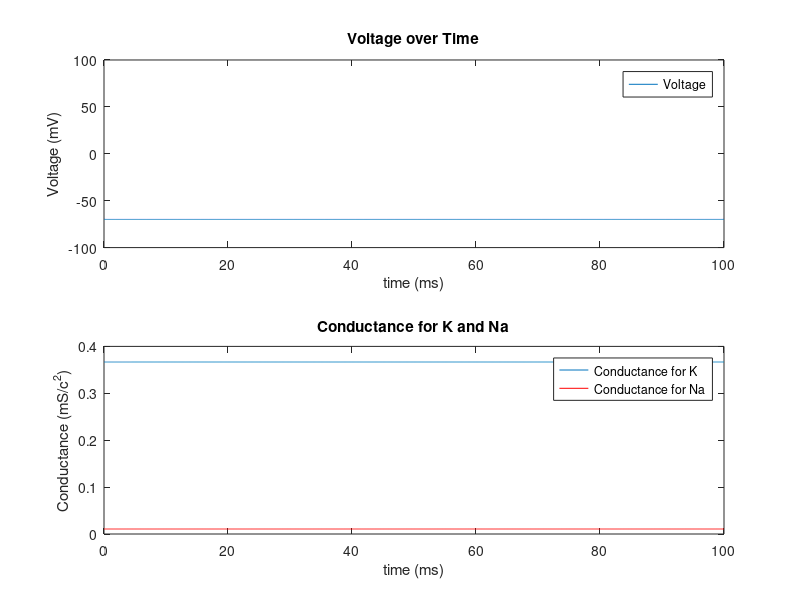

Source code (MATLAB):
%ECE 4784
%Changdae Lee
%Project 
%9/29

clear;
clc;


Tmax = 100; % in ms
dt= 0.01; % Step size
t = 0:dt:Tmax; % Time vector

% current
I(1:numel(t)) = 0; %Input current= 0 

% Constants
gk = 36; % mS/c^2
gna = 120; % mS/c^2
gl = 0.3; % mS/c^2
ek = -12; % mV
ena = 115; % mV
el = 10.6; % mV
c = 1.0; % uF/c^2
V = 0; % V
%Initial variabless
%alpha= prob of gate close, beta= prob of gate open.
alpha_n = 0.01*((10-V)/(exp((10-V)/10)-1)); %prob of gate close for k
beta_n = 0.125*exp(-V/80);%prob of gate open for k
alpha_m = 0.1*((25-V)/(exp((25-V)/10)-1));%prob of gate close fo Na
beta_m = 4*exp(-V/18);%prob of gate open for Na
alpha_h = 0.07*exp(-V/20);%prob of gate close for l
beta_h = 1/(exp((30-V)/10)+1);%prob of gate open for l

%Initial Condition
n(1) = alpha_n/(alpha_n + beta_n);%no
m(1) = alpha_m/(alpha_m + beta_m);%mo
h(1) = alpha_h/(alpha_h + beta_h);%ho
for i = 1:numel(t)-1 %Iterate through the number of elements in time vector
% Variables with loop
alpha_m = 0.1*((25-V(i))/(exp((25-V(i))/10)-1));
beta_m = 4*exp(-V(i)/18);
alpha_n = 0.01*((10-V(i))/(exp((10-V(i))/10)-1));
beta_n = 0.125*exp(-V(i)/80);
alpha_h = 0.07*exp(-V(i)/20);
beta_h = 1/(exp((30-V(i))/10)+1);

%Currents with loop
Ina = (m(i)^3)*gna*h(i)*(V(i) - ena); %current for Na
Ik = (n(i)^4)*gk*(V(i)-ek); % Current for K
Il = gl*(V(i)-el); %Current for leakage
Iion = I(i) - Ik - Ina - Il; % Total ion current

%How the variable change with time
dv = Iion/c; %How voltage change with time
dm = alpha_m*(1-m(i)) - beta_m*m(i); % How Na change with time
dn = alpha_n*(1-n(i)) - beta_n*n(i); % How K change with time
dh = alpha_h*(1-h(i)) - beta_h*h(i); % How leakage change with time
% Euler's Method
V(i+1) = V(i) + dt*dv; %Euler's for Voltage
m(i+1) = m(i) + dt*dm; %Euler's for Na
n(i+1) = n(i) + dt*dn; %Euler's for K
h(i+1) = h(i) + dt*dh; %Euler's for I
end
V = V-70; % Because the Vrest is -70mV use that to shift down

subplot(2,1,1); %Use the subplot to give two graph in one window
plot(t,V) %Plot the voltage graph
hold on
legend({'Voltage'}) %naming
ylabel('Voltage (mV)') %label Y axis
xlabel('time (ms)') %label X axis  
axis([0, 100, -100, 100]) %Limit the axis
title('Voltage over Time') %Title

subplot(2,1,2);%Use the subplot to give two graph in one window
p1 = plot(t,gk*n.^4);%Plot the conductance for K graph
hold on
p2 = plot(t,gna*(m.^3).*h,'r');%Plot the conductance for Na graph
legend([p1, p2], 'Conductance for K', 'Conductance for Na')
ylabel('Conductance (mS/c^2)') %label Y axis
xlabel('time (ms)') %label X axis
title('Conductance for K and Na') %Title
